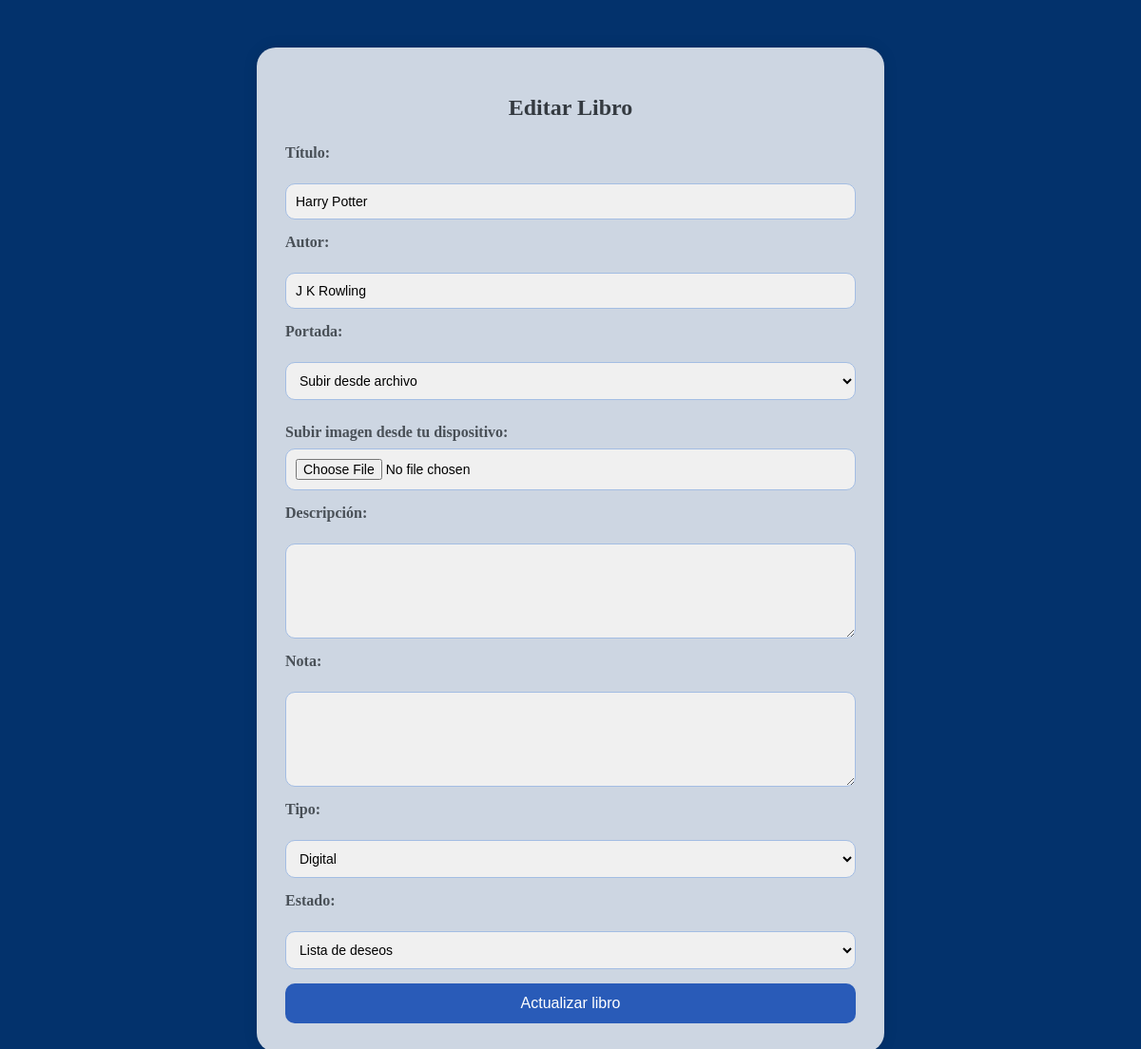
Screenshot of /editar.php?id=30 (signed in) with the database file from the repository.
### tables this page shows
CREATE TABLE `libros` (
  `id` int(11) NOT NULL,
  `titulo` varchar(255) NOT NULL,
  `autor` varchar(255) DEFAULT NULL,
  `fecha_finalizacion` date DEFAULT NULL,
  `descripcion` text DEFAULT NULL,
  `nota` text DEFAULT NULL,
  `calificacion` decimal(2,1) DEFAULT NULL,
  `tipo` varchar(50) DEFAULT NULL,
  `estado` varchar(50) DEFAULT NULL,
  `estante_id` int(11) DEFAULT NULL,
  `portada` varchar(255) DEFAULT NULL,
  `fecha_inicio` date DEFAULT NULL,
  `usuario_id` int(11) DEFAULT NULL
);

### editar.php (the view, shortened to what this page needs)
<?php
include 'db.php';
$id = $_GET['id'] ?? null;
$sql = "SELECT * FROM libros WHERE id = ?";
$stmt = $conn->prepare($sql);
$stmt->bind_param("i", $id);
$stmt->execute();
$result = $stmt->get_result();
$libro = $result->fetch_assoc();
?>
<!DOCTYPE html>
<html lang="es">
<head>
  <link rel="stylesheet" href="style.css">
</head>
<div class="agregar_libro">
<h2>Editar Libro</h2>
<form action="actualizar_libro.php" method="POST" enctype="multipart/form-data">
    <label>Título:</label>
    <input type="text" name="titulo" value="<?= htmlspecialchars($libro['titulo']) ?>" required>
    <label>Autor:</label>
    <input type="text" name="autor" value="<?= htmlspecialchars($libro['autor']) ?>" required>
    <label>Portada:</label>
    <select name="opcion_portada" id="opcion_portada" onchange="mostrarOpcionesPortada(this.value)">
        <option value="archivo">Subir desde archivo</option>
    </select>
    <div id="portada-archivo">
        <label>Subir imagen desde tu dispositivo:</label>
        <input type="file" name="portada_archivo" accept="image/*">
    </div>
    <label>Descripción:</label>
    <textarea name="descripcion" rows="4"><?= htmlspecialchars($libro['descripcion']) ?></textarea>
    <label>Nota:</label>
    <textarea name="nota" rows="3"><?= htmlspecialchars($libro['nota'])?></textarea>
    <label>Tipo:</label>
    <select name="tipo">
        <option value="digital" <?= $libro['tipo'] == 'digital' ? 'selected' : '' ?>>Digital</option>
    </select>
    <label>Estado:</label>
    <select name="estado" id="estado" onchange="mostrarOpcionesEstado(this.value)">
        <option value="deseo" <?= $libro['estado'] == 'deseo' ? 'selected' : '' ?>>Lista de deseos</option>
    </select>
    <input type="submit" value="Actualizar libro">
</form>
</div>
</html>

### style.css (style rules this page uses)
.agregar_libro { max-width: 600px; margin: 50px auto; padding: 30px; background-color:rgba(255, 255, 255, 0.8); border-radius: 20px; box-shadow: 0 0 15px rgba(0, 0, 0, 0.1); font-family: 'Times New Roman', Times, serif; }
.agregar_libro h2 { text-align: center; margin-bottom: 25px; color: #343a40; }
.agregar_libro form { display: flex; flex-direction: column; gap: 15px; }
.agregar_libro label { font-weight: bold; color: #495057; }
.agregar_libro input[type="text"], .agregar_libro input[type="date"], .agregar_libro input[type="number"], .agregar_libro input[type="url"], .agregar_libro input[type="file"], .agregar_libro select, .agregar_libro textarea, .contenedor-perfil input[type="text"], .contenedor-perfil input[type="url"], .contenedor-perfil input[type="file"], .contenedor-perfil select, .contenedor-perfil textarea { width: 100%; padding: 10px; margin-top: 8px; border: 1px solid #a3bde3; border-radius: 10px; background-color: #f0f0f0; font-size: 14px; box-sizing: border-box; }
.agregar_libro textarea { resize: vertical; min-height: 100px; }
.agregar_libro input[type="submit"] { background-color: #295bb8; color: white; padding: 12px; border: none; border-radius: 10px; cursor: pointer; transition: background-color 0.3s ease; font-size: 16px; }
#portada-url, #portada-archivo { display: none; margin-top: 10px; }

### rows the page displays
libros: titulo "Harry Potter", autor "J K Rowling", tipo "Digital", estado "Lista de deseos"
